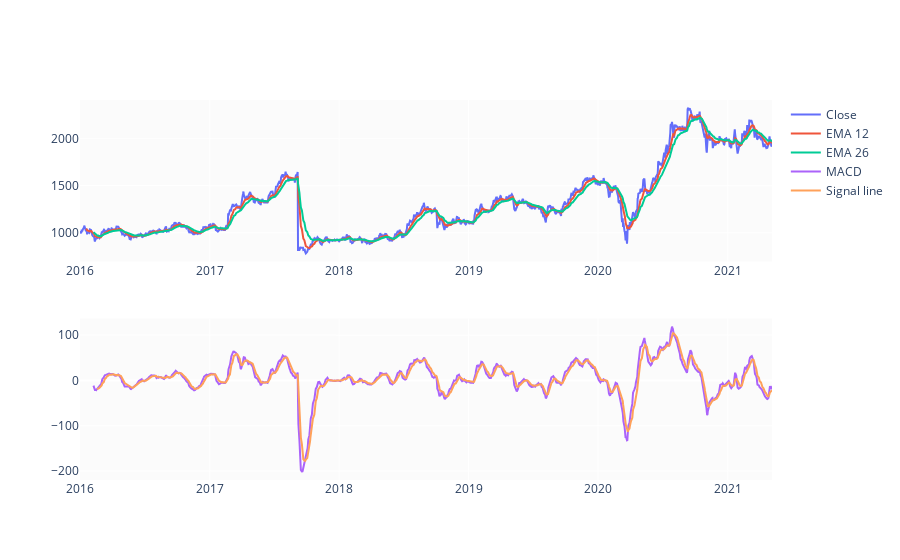

Here is the notebook cell this chart was saved with:
### Code cell
EMA_12 = pd.Series(df['Close'].ewm(span=12, min_periods=12).mean())
EMA_26 = pd.Series(df['Close'].ewm(span=26, min_periods=26).mean())
df['MACD'] = pd.Series(EMA_12 - EMA_26)
df['MACD_signal'] = pd.Series(df.MACD.ewm(span=9, min_periods=9).mean())

fig = make_subplots(rows=2, cols=1)
fig.add_trace(go.Scatter(x=df.Date, y=df.Close, name='Close'), row=1, col=1)
fig.add_trace(go.Scatter(x=df.Date, y=EMA_12, name='EMA 12'), row=1, col=1)
fig.add_trace(go.Scatter(x=df.Date, y=EMA_26, name='EMA 26'), row=1, col=1)
fig.add_trace(go.Scatter(x=df.Date, y=df['MACD'], name='MACD'), row=2, col=1)
fig.add_trace(go.Scatter(x=df.Date, y=df['MACD_signal'], name='Signal line'), row=2, col=1)
fig.show()

### Figure 1 — Plotly figure (JSON) as saved in the notebook; plotly's stock layout.template omitted (floating-point values rounded to 4 significant figures; data arrays with more than 128 entries replaced by an {"elided": "..."} marker saying what was removed)
{"data": [{"name": "Close", "type": "scatter", "x": {"elided": "1324 str values"}, "xaxis": "x", "y": {"elided": "1324 float values"}, "yaxis": "y"}, {"name": "EMA 12", "type": "scatter", "x": {"elided": "1324 str values"}, "xaxis": "x", "y": {"elided": "1324 float values"}, "yaxis": "y"}, {"name": "EMA 26", "type": "scatter", "x": {"elided": "1324 str values"}, "xaxis": "x", "y": {"elided": "1324 float values"}, "yaxis": "y"}, {"name": "MACD", "type": "scatter", "x": {"elided": "1324 str values"}, "xaxis": "x2", "y": {"elided": "1324 float values"}, "yaxis": "y2"}, {"name": "Signal line", "type": "scatter", "x": {"elided": "1324 str values"}, "xaxis": "x2", "y": {"elided": "1324 float values"}, "yaxis": "y2"}], "layout": {"xaxis": {"anchor": "y", "domain": [0, 1]}, "xaxis2": {"anchor": "y2", "domain": [0, 1]}, "yaxis": {"anchor": "x", "domain": [0.575, 1]}, "yaxis2": {"anchor": "x2", "domain": [0, 0.425]}}}
